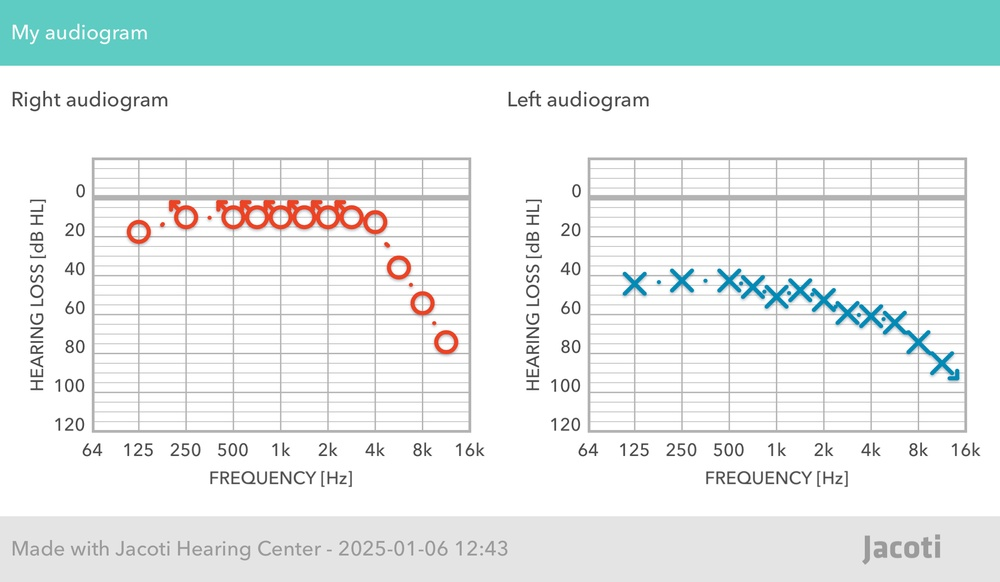
#> input picture Hearing test Archive/2025-01-02 - Byrnes Hearing.jpeg, 1000 x 582 px, shrunk from 2190 x 1275 before the run
$ python -i image_processor.py   (imports and definitions only)
#> lines starting #> are read from the running program, lines starting #| are printed output that depends on the picture
"""Image preprocessing for OCR pipeline."""
import cv2
import numpy as np
from pathlib import Path
from typing import Dict


def preprocess_image(image_path: Path) -> np.ndarray:
    """
    Preprocess audiogram image for OCR.

    Steps:
    1. Load image with OpenCV
    2. Convert to grayscale
    3. Apply adaptive thresholding for contrast
    4. Deskew if rotated

    Args:
        image_path: Path to JPEG audiogram image

    Returns:
        Preprocessed grayscale image as numpy array
    """
    # Load image
    image = cv2.imread(str(image_path))
#> image is the input picture: shape (582, 1000, 3); mean B, G, R 236, 237, 225

    if image is None:
        raise ValueError(f"Cannot read image at {image_path}")

    # Convert to grayscale
    gray = cv2.cvtColor(image, cv2.COLOR_BGR2GRAY)
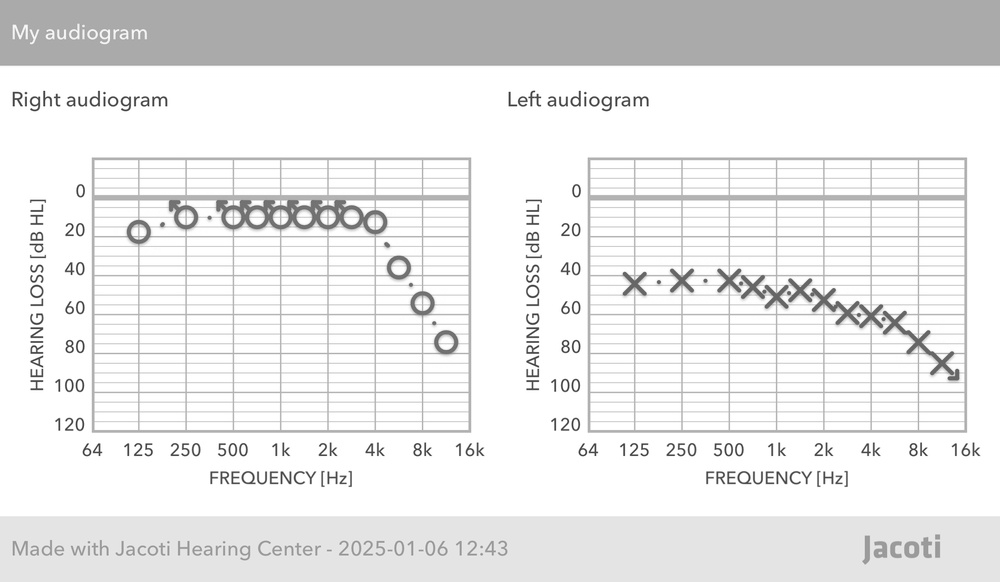
#> gray: shape (582, 1000); min 41, max 255, mean 233.3

    # Apply adaptive thresholding
    processed = cv2.adaptiveThreshold(
        gray, 255, cv2.ADAPTIVE_THRESH_GAUSSIAN_C,
        cv2.THRESH_BINARY, 11, 2
    )
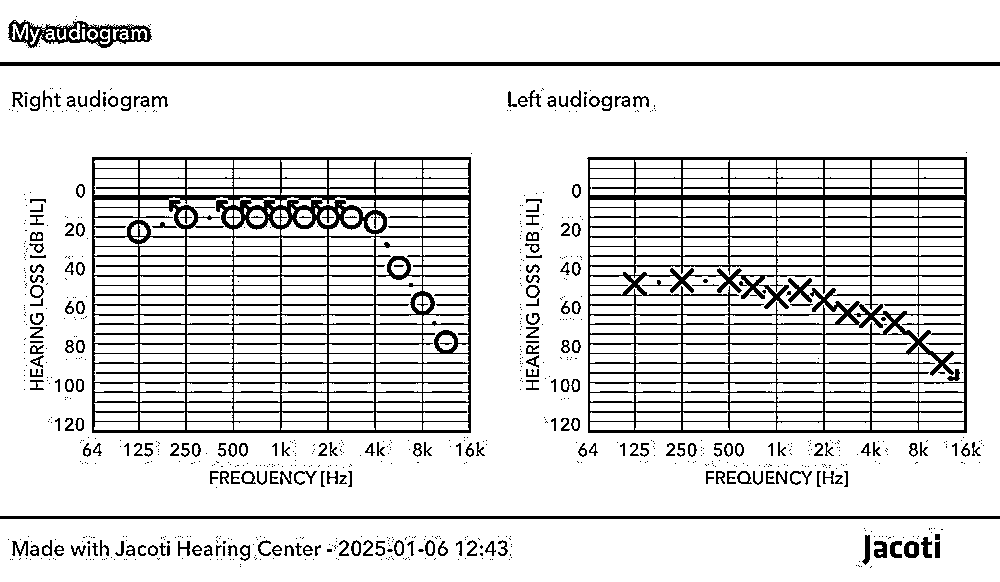
#> processed: shape (582, 1000); 87.2% white; black in thin lines or dots

    # Deskew (detect and correct rotation)
    processed = _deskew_image(processed)

    return processed


def _deskew_image(image: np.ndarray) -> np.ndarray:
    """
    Detect and correct image rotation.

    Args:
        image: Grayscale image

    Returns:
        Deskewed image
    """
    # Detect edges
    edges = cv2.Canny(image, 50, 150, apertureSize=3)
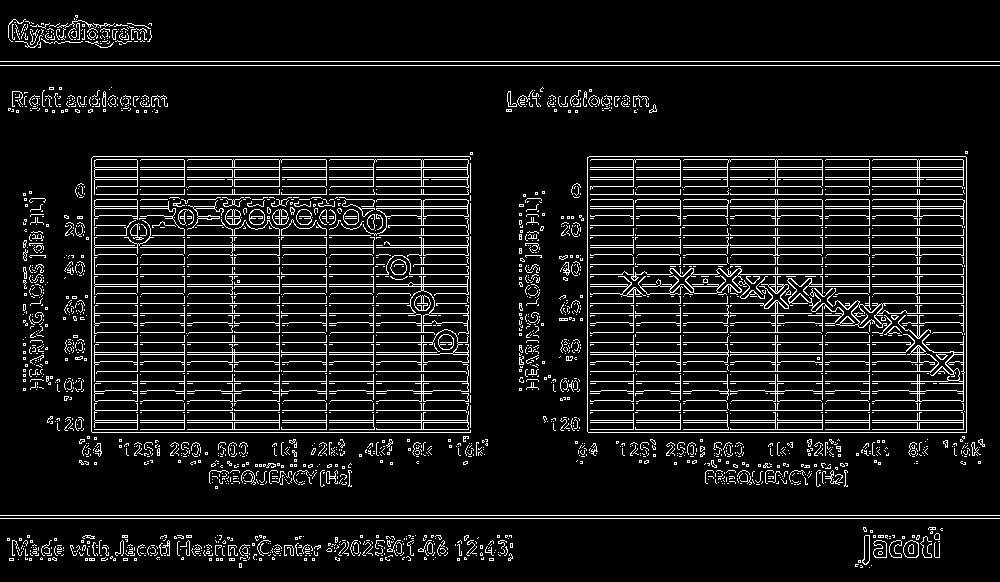
#> edges: shape (582, 1000); 9.3% white in thin lines or dots

    # Detect lines using Hough transform
    lines = cv2.HoughLines(edges, 1, np.pi / 180, 200)
#> lines = 114 rows, first 8: [61, 1.57], [65, 1.57], [515, 1.57], [518, 1.57], [432, 1.57], [156, 1.57], [194, 1.57], [420, 1.57]

    if lines is None:
        return image

    # Calculate average angle
    angles = []
    for rho, theta in lines[:, 0]:
        angle = np.rad2deg(theta) - 90
        angles.append(angle)
#> this loop made 114 passes
#> (rho, theta, angle) on passes 1 to 12: (61, 1.57, 0), (65, 1.57, 0), (515, 1.57, 0), (518, 1.57, 0), (432, 1.57, 0), (156, 1.57, 0), (194, 1.57, 0), (420, 1.57, 0), (381, 1.57, 0), (235, 1.57, 0), (429, 1.57, 0), (245, 1.57, 0)
#> after the loop, angles = 114 values, max 11 at index 113, min -90 at index 43, mean -17.7

    median_angle = np.median(angles)
#> median_angle = 0

    # Only rotate if angle is significant (> 0.5 degrees)
    if abs(median_angle) < 0.5:
        return image

    # Rotate image
    (h, w) = image.shape[:2]
    center = (w // 2, h // 2)
    M = cv2.getRotationMatrix2D(center, median_angle, 1.0)
    rotated = cv2.warpAffine(
        image, M, (w, h),
        flags=cv2.INTER_CUBIC,
        borderMode=cv2.BORDER_REPLICATE
    )

    return rotated


def extract_graph_region(image: np.ndarray) -> Dict[str, int]:
    """
    Identify the graph region boundaries within the image.

    Args:
        image: Preprocessed grayscale image

    Returns:
        Dictionary with graph bounds: {x_min, x_max, y_min, y_max}
    """
    # Find contours of white regions
    contours, _ = cv2.findContours(
        image, cv2.RETR_EXTERNAL, cv2.CHAIN_APPROX_SIMPLE
    )

    if not contours:
        # Fallback: use entire image
        h, w = image.shape[:2]
        return {'x_min': 0, 'x_max': w, 'y_min': 0, 'y_max': h}

    # Find largest contour (likely the graph)
    largest_contour = max(contours, key=cv2.contourArea)
    x, y, w, h = cv2.boundingRect(largest_contour)

    return {
        'x_min': x,
        'x_max': x + w,
        'y_min': y,
        'y_max': y + h
    }

>>> result = preprocess_image('../../Hearing test Archive/2025-01-02 - Byrnes Hearing.jpeg')
